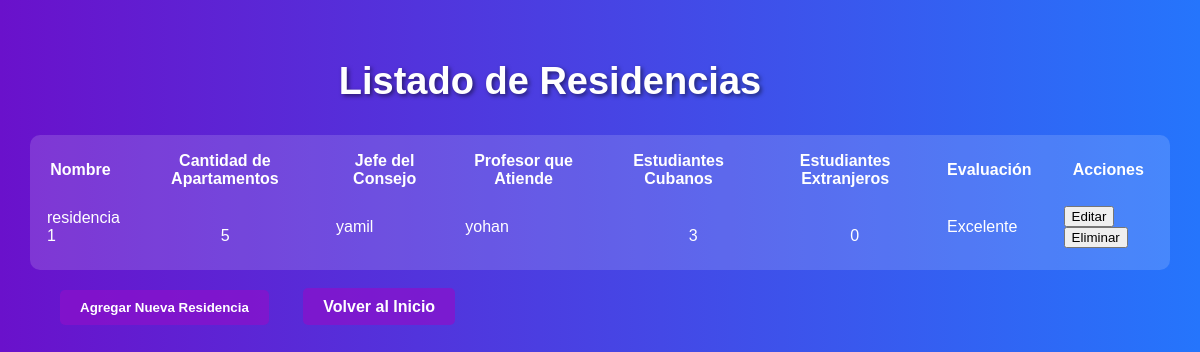
Before: /list_residencias/ (signed in) with the older database file.
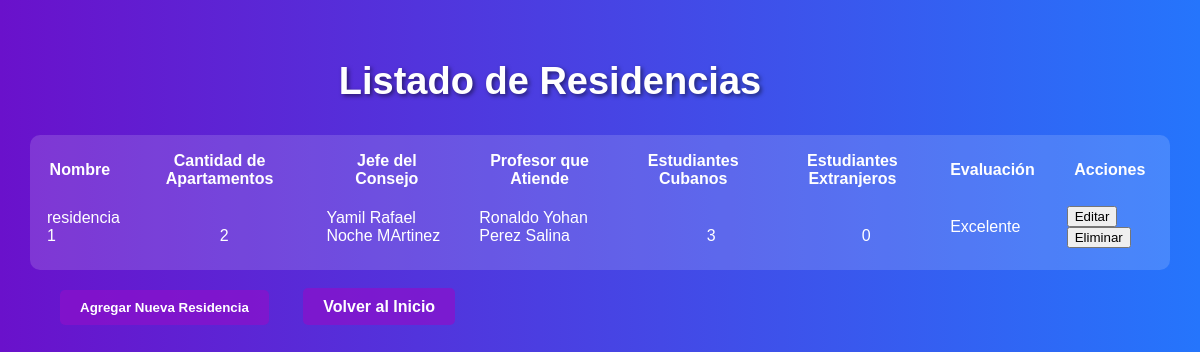
After: the same page with the newer database file.
### residencia/models.py (models this page shows, shortened)
class Residencia(models.Model):
    nombre = models.CharField(max_length=100)
    cantidad_apartamentos = models.IntegerField()
    jefe_consejo = models.CharField(max_length=100)
    profesor_atiende = models.CharField(max_length=100)

### residencia_estudiantil/views.py (the view)
# urls.py: path('list_residencias/', views.list_residencias_view, name='list_residencias'),
@login_required
def list_residencias_view(request):
    if request.method == 'POST':
        residencia_id = request.POST.get('residencia_id')
        if residencia_id:
            residencia = get_object_or_404(Residencia, id=residencia_id)
            form = ResidenciaForm(request.POST, instance=residencia)
            if form.is_valid():
                form.save()
                messages.success(request, 'Residencia editada exitosamente')
        else:
            form = ResidenciaForm(request.POST)
            if form.is_valid():
                form.save()
                messages.success(request, 'Residencia agregada exitosamente')
        return redirect('list_residencias')
    else:
        form = ResidenciaForm()
    residencias = Residencia.objects.all()
    residencia_data = []
    for residencia in residencias:
        cubanos = Becado.objects.filter(apartamento__residencia=residencia, pais='Cuba').count()
        extranjeros = Becado.objects.filter(apartamento__residencia=residencia).exclude(pais='Cuba').count()
        evaluacion = calcular_evaluacion_residencia(residencia)
        residencia_data.append({
            'residencia': residencia,
            'cubanos': cubanos,
            'extranjeros': extranjeros,
            'evaluacion': evaluacion
        })
    return render(request, 'list_residencias.html', {'residencias': residencia_data, 'form': form})

### residencia/models.py (called while the page is built)
    def promedio_evaluacion(self):
        return (self.evaluacion_jefe_residencia +
                self.evaluacion_jefe_apto +
                self.evaluacion_profesor) / 3

    def get_evaluacion_cualitativa(self):
        if (self.evaluacion_jefe_residencia == 2 or
            self.evaluacion_jefe_apto == 2 or
            self.evaluacion_profesor == 2):
            return "Mal"
        promedio = self.promedio_evaluacion()
        if (promedio > 4.75):
            return "Excelente"
        elif (4 <= promedio <= 4.75):
            return "Bien"
        elif (3 <= promedio < 4):
            return "Regular"
        else:
            return "Mal"

### templates/list_residencias.html (shortened to what this page needs)
<!DOCTYPE html>
<html>
<head>
    {% load static %}
    <link rel="stylesheet" type="text/css" href="{% static 'css/modal.css' %}">
    <link rel="stylesheet" type="text/css" href="{% static 'css/list_residencias.css' %}">
</head>
<body>
    <h2 class="titulo">Listado de Residencias</h2>
    <table class="tabla_residencia">
        <thead>
            <tr>
                <th class="columnas">Nombre</th>
                <th class="columnas">Cantidad de Apartamentos</th>
                <th class="columnas">Jefe del Consejo</th>
                <th class="columnas">Profesor que Atiende</th>
                <th class="columnas">Estudiantes Cubanos</th>
                <th class="columnas">Estudiantes Extranjeros</th>
                <th class="columnas">Evaluación</th>
                <th class="columnas">Acciones</th>
            </tr>
        </thead>
        <tbody>
            {% for data in residencias %}
            <tr>
                <td class="filas">{{ data.residencia.nombre }}</td>
                <td class="numericos">{{ data.residencia.cantidad_apartamentos }}</td>
                <td class="filas">{{ data.residencia.jefe_consejo }}</td>
                <td class="filas">{{ data.residencia.profesor_atiende }}</td>
                <td class="numericos">{{ data.cubanos }}</td>
                <td class="numericos">{{ data.extranjeros }}</td>
                <td class="filas">{{ data.evaluacion }}</td>
                <td class="filas">
                    <button class="editResidenciaBtn" data-id="{{ data.residencia.id }}">Editar</button>
                    <button class="deleteResidenciaBtn" data-id="{{ data.residencia.id }}">Eliminar</button>
                </td>
            </tr>
            {% endfor %}
        </tbody>
    </table>
    <button class="agregar" id="addResidenciaBtn">Agregar Nueva Residencia</button>
    <a class="inicio" href="{% url 'home' %}">Volver al Inicio</a>
</body>
</html>

Changed rows visible on the page:
changed Residencia "residencia 1": residencia.cantidad_apartamentos "5" → "2"; residencia.jefe_consejo "yamil" → "Yamil Rafael Noche MArtinez"; residencia.profesor_atiende "yohan" → "Ronaldo Yohan Perez Salina"
